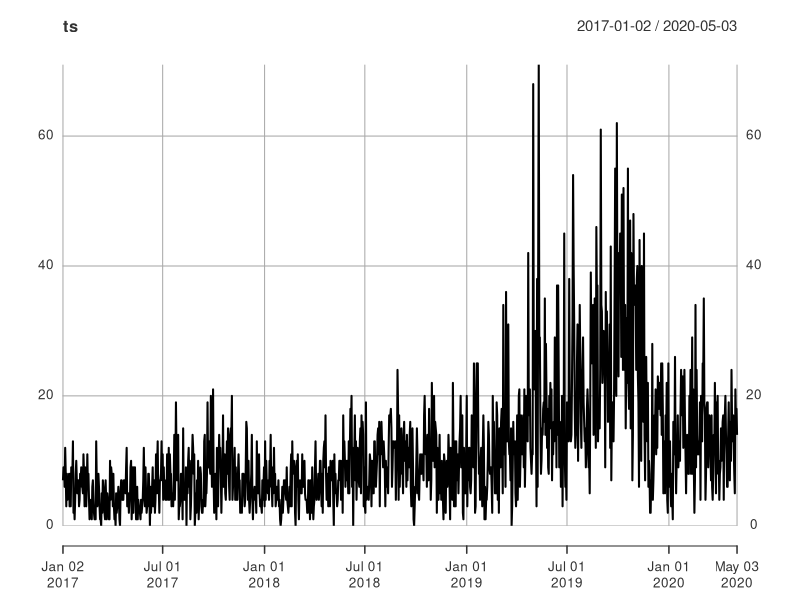
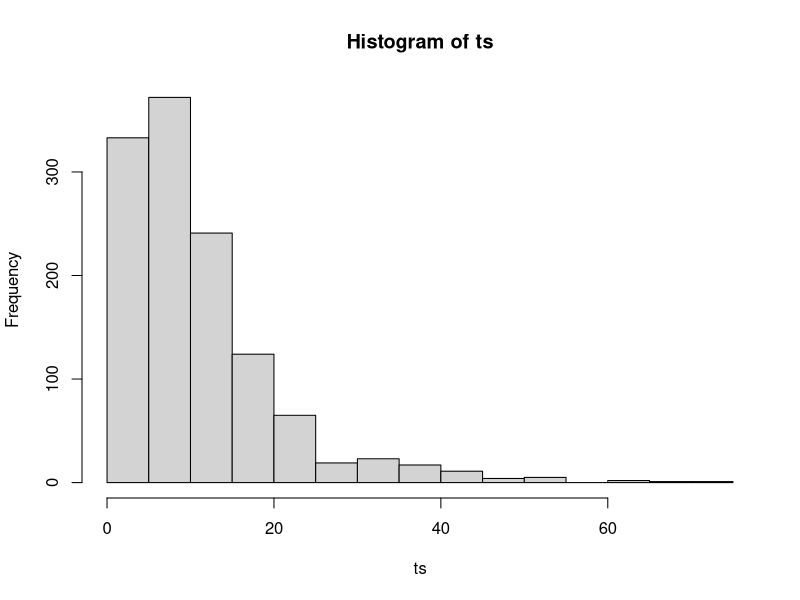
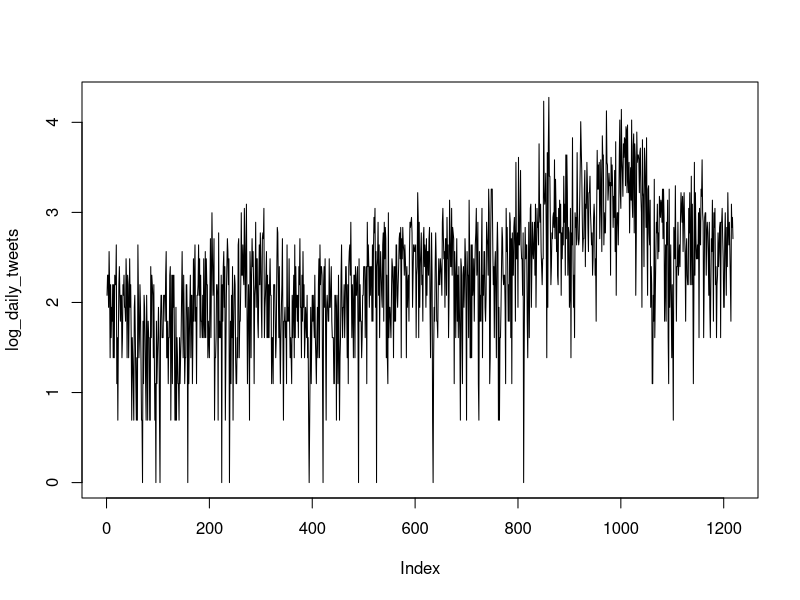

Source code (R) for these figures, in order: (Note: this script raises an error after producing the figures.)
library(xts)
library(tseries)
library(plyr)


## Load daily tweet data 
df <- read.csv('trump_daily_tweets.csv')

df <- df[2:nrow(df),]
ts <- xts(df[,2], order.by=as.Date(df[,1]))

trump_daily_series = df[,2]


plot(ts,type='l')

hist(ts)

adf.test(df[,2],k=7)


## Log weekly tweets 
log_daily_tweets = log( 1+trump_daily_series )

plot(log_daily_tweets,type='l')
adf.test(log_daily_tweets,nlag=7)


acf( log_daily_tweets, lag.max = 100)
pacf( log_daily_tweets, lag.max = 100)


## Differencing Log weekly tweets 
log_daily_diff = diff(trump_daily_series)

plot(log_daily_diff,type='l')


acf( log_daily_diff, lag.max = 100)
pacf( log_daily_diff, lag.max = 100)

seasonal = list(order = c(0,0,1), period = 30)
fitARIMA <- arima(log_daily_diff, order=c(0,0,1), method="ML")
fitARIMA

acf(fitARIMA$residuals,lag.max = 10)
qqnorm(fitARIMA$residuals)
qqline(fitARIMA$residuals)


Box.test(fitARIMA$residuals, type = "Ljung-Box", lag = 5, fitdf = 1)




